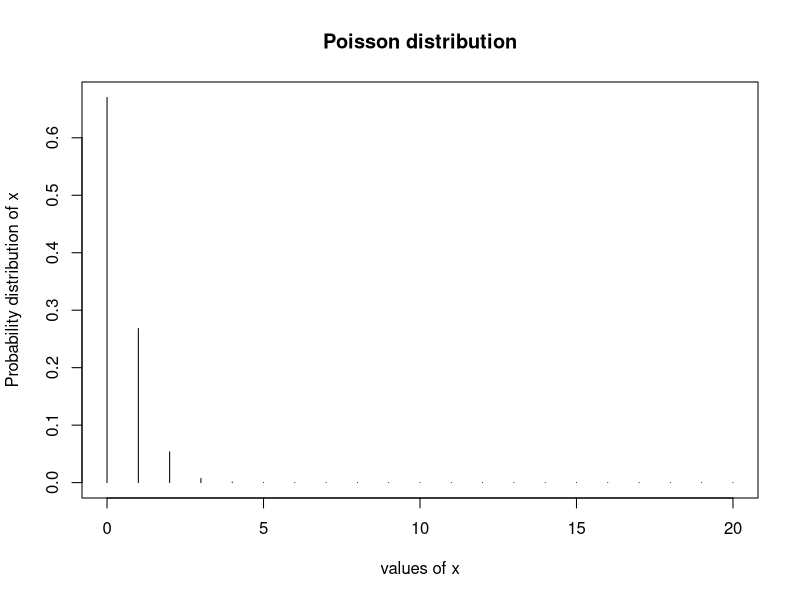

Recreate this plot in R.
#Poisson's Distribution
#Experiment 6
#Aim: To understand the poisson's distribution
#problem1:A manufacturer of pins knows 2% of pins of his products are defective.if he sells pins in boxes of 20 and find the number of boxes containing for 1000 boxes


#number of trails 
m = 20
m

#probability of success
ps = 0.02

#poisson parameter
lamda = m*ps
lamda

#(1) atleast 2 defective 
p1 = sum(dpois(2:m,lamda))
p1

#for 1000 boxes
round(1000*p1)

#(ii)exactly 2 defectives
p2 = dpois(2,lamda)
p2

#(ii)for 1000 boxes
round(1000*p2)

#(iii) atmost 2 defectives
p3 = sum(dpois(0:2,lamda)) ##ppois(2,lamda)
p3

#(iii) for 1000 boxes
round(1000*p3)

#(iv) plot the distribution
x1 = 0:m
px1 = dpois(x1,lamda)
plot(x1,px1,type = "h",xlab = "values of x",ylab = "Probability distribution of x",main= "Poisson distribution")

#(iv) E(X)
expx = m*ps
expx

#(v) E(x^2)
expx2 = (lamda)^2 + lamda
expx2
